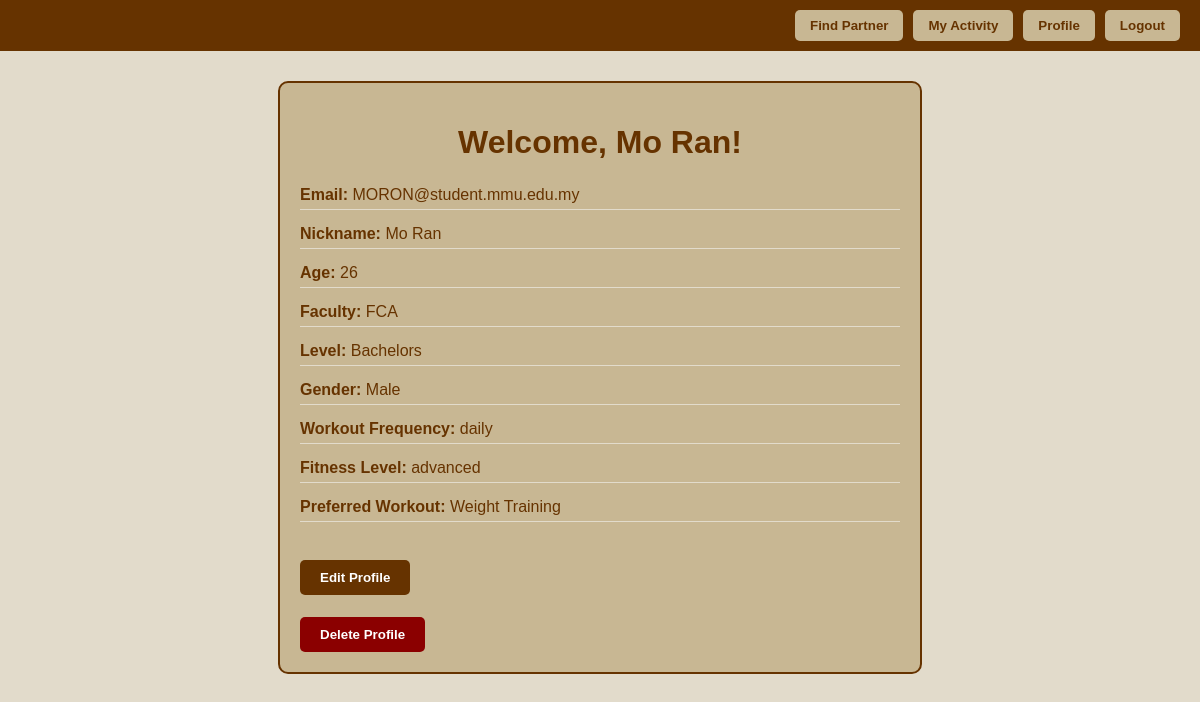
Screenshot of /profile (signed in) with the database file from the repository.
### tables this page shows
CREATE TABLE users (
        id INTEGER PRIMARY KEY AUTOINCREMENT,
        name TEXT,
        email TEXT UNIQUE,
        password TEXT,
        phone TEXT,
        preferred_activity TEXT,
        frequency TEXT,
        level TEXT,
        goals TEXT,
        faculty TEXT,
        gender TEXT,
        age INTEGER,
        nickname TEXT,
        workouts TEXT,
        fitness_level TEXT,
        security_color TEXT,
        security_pets INTEGER,
        security_family TEXT
    );

### MINI IT INTEGRATION 3/app.py (the view, shortened to what this page needs)
@app.route("/profile", methods=["GET", "POST"])
def profile():
    if "user_email" not in session:
        return redirect(url_for("login"))
    saved = False
    conn = get_db_connection()
    user_db = conn.execute("SELECT * FROM users WHERE email = ?", (session["user_email"],)).fetchone()
    conn.close()
    if not user_db:
        session.clear()
        return redirect(url_for("login"))
    user = {k: user_db[k] for k in user_db.keys()}
    return render_template("profile.html", user=user, saved=saved)

### MINI IT INTEGRATION 3/app.py (called while the page is built)
def get_db_connection():
    conn = sqlite3.connect(DB_PATH)
    conn.row_factory = sqlite3.Row
    return conn

### MINI IT INTEGRATION 3/templates/profile.html (shortened to what this page needs)
<!DOCTYPE html>
<html lang="en">
<head>
  <link rel="stylesheet" href="{{ url_for('static', filename='style.css') }}">
</head>
<body>
  <div class="navbar">
    <button onclick="location.href='{{ url_for('find_partner') }}'">Find Partner</button>
    <button onclick="location.href='{{ url_for('activity') }}'">My Activity</button>
    <button onclick="location.href='{{ url_for('profile') }}'">Profile</button>
    <button onclick="location.href='{{ url_for('logout') }}'">Logout</button>
  </div>
  <div class="profile-container">
    <h1>Welcome, {{ user.nickname or user.name or user.email }}!</h1>
    <p><strong>Email:</strong> {{ user.email }}</p>
    <p><strong>Nickname:</strong> {{ user.nickname or 'N/A' }}</p>
    <p><strong>Age:</strong> {{ user.age or 'N/A' }}</p>
    <p><strong>Faculty:</strong> {{ user.faculty or 'N/A' }}</p>
    <p><strong>Level:</strong> {{ user.level or 'N/A' }}</p>
    <p><strong>Gender:</strong> {{ user.gender or 'N/A' }}</p>
    <p><strong>Workout Frequency:</strong> {{ user.frequency or 'N/A' }}</p>
    <p><strong>Fitness Level:</strong> {{ user.fitness_level or user.level or 'N/A' }}</p>
    <p><strong>Preferred Workout:</strong> {{ user.workouts or 'N/A' }}</p>
    <br>
    <button onclick="location.href='{{ url_for('edit_profile') }}'">Edit Profile</button>
    <form method="POST" action="{{ url_for('delete_account') }}" class="delete-form">
      <button type="submit"
              onclick="return confirm('Are you sure you want to delete your account? This action cannot be undone.')">
        Delete Profile
      </button>
    </form>
  </div>
</body>
</html>

### MINI IT INTEGRATION 3/static/style.css (style rules this page uses)
body { background-color: #E2DBCB; font-family: Arial, Helvetica, sans-serif; color: #663300; text-align: center; margin: 0; padding: 0; }
.navbar { background-color: #663300; color: #C8B793; display: flex; justify-content: flex-end; padding: 10px 20px; }
.navbar button { background-color: #C8B793; color: #663300; border: none; padding: 8px 15px; margin-left: 10px; border-radius: 5px; cursor: pointer; font-weight: bold; }
p { margin-top: 15px; }
.profile-container { background-color: #C8B793; border: 2px solid #663300; border-radius: 10px; width: 90%; max-width: 600px; margin: 30px auto; padding: 20px; text-align: left; }
.profile-container h1 { text-align: center; margin-bottom: 20px; }
.profile-container p { margin: 10px 0; padding: 5px 0; border-bottom: 1px solid #E2DBCB; }
.profile-container button { background-color: #663300; color: white; border: none; padding: 10px 20px; border-radius: 5px; cursor: pointer; font-weight: bold; margin-top: 10px; }
.delete-form { margin-top: 12px; }
.delete-form button { background-color: #8B0000; color: #fff; }

### rows the page displays
users: nickname "Mo Ran", email "MORON@student.mmu.edu.my", age "26", faculty "FCA", level "Bachelors", gender "Male", frequency "daily", fitness_level "advanced", workouts "Weight Training"
